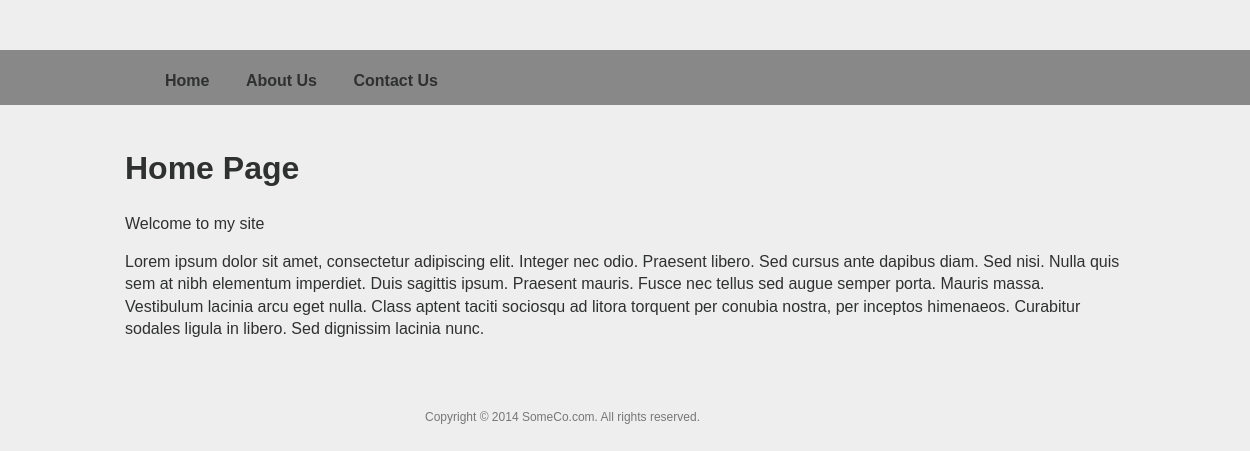
The page / on the database its author committed.
### tables this page shows
CREATE TABLE IF NOT EXISTS `pagedata` (
  `id` int(11) NOT NULL AUTO_INCREMENT,
  `title` varchar(140) NOT NULL,
  `page` varchar(50) NOT NULL,
  `text1` text NOT NULL,
  `text2` text NOT NULL,
  PRIMARY KEY (`id`)
);

### application/controllers/site.php (called while the page is built, shortened)
<?php if ( ! defined('BASEPATH')) exit('No direct script access allowed');
class Site extends CI_Controller {
	public function index()
	{
		$this->home();
	}
	public function home(){
		$this->load->model("model_get");
		$data['title'] = "Home Page";
		$data["results"] = $this->model_get->getData("home");
		$this->load->view("site_header", $data);
		$this->load->view("site_nav");
		$this->load->view("content_page", $data);
		$this->load->view("site_footer");
	}
}

### index.php (called while the page is built, shortened)
<?php
require_once BASEPATH.'core/CodeIgniter.php';

### application/models/model_get.php (called while the page is built, shortened)
<?php
	class Model_get extends CI_Model{
		function getData($page){
			$query = $this->db->get_where("pageData", array("page" => $page));
			return $query->result();
		}
	}
?>

### application/views/content_page.php (the view)
<div id="content">
		<?php
			foreach($results as $row){
				$title = $row->title;
				$text1 = $row->text1;
				$text2 = $row->text2;
			}
			echo heading($title, 1);
		?>
		<p><?php echo $text1; ?></p>
		<p><?php echo $text2; ?></p>
</div>

### application/views/site_header.php (shortened to what this page needs)
<?php echo doctype("html5") . "\n"; ?>
<html lang="en">
 <html class="no-js">
    <head>
        <link rel="stylesheet" href="<?php echo base_url(); ?>css/normalize.css">
        <link href="<?php echo base_url(); ?>css/main.css" type="text/css" rel="stylesheet">
    </head>
 <body>

### application/views/site_nav.php
<body>
<div id="container">
	<nav>
		<ul>
			<li><a href="<?php echo base_url(); ?>site/home">Home</a></li>
			<li><a href="<?php echo base_url(); ?>site/about">About Us</a></li>
			<li><a href="<?php echo base_url(); ?>site/contact">Contact Us</a></li>
		</ul>
	</nav>

### application/views/site_footer.php (shortened to what this page needs)
	<footer>
		<p>Copyright &copy; 2014 SomeCo.com. All rights reserved.</p>
	</footer>
</div>
    </body>
</html>

### css/main.css (style rules this page uses)
html, button, input, select, textarea { color: #222; }
html { font-size: 1em; line-height: 1.4; }
body, html { margin: 0; padding: 0; }
body { background-color: #eeeeee; }
h1, h2, h3, h4, p, a, li, ul, div { font-family: arial, sans-serif; color: #2f3030; text-decoration: none; }
nav { margin: 50px auto 0 auto; width: 100%; background-color: #888888; height: 15px; padding: 20px; }
nav ul { max-width: 1000px; height: 100%; list-style: none; margin: auto; }
nav ul li { display: inline; font-weight: bold; padding: 0 2em 0 0; }
#content { max-width: 1000px; min-height: 100%; margin: 0 auto; padding: 20px; }
footer { width: 400px; height: 15px; margin: 0 auto; padding: 20px; }
footer p { color: #777; font-size: .75em; }

### rows shown on the page
pagedata: title "Home Page", text1 "Welcome to my site", text2 "Lorem ipsum dolor sit amet, consectetur adipiscing elit. Integer nec odio. Praesent libero. Sed cursus ante dapibus diam. Sed nisi. Nulla quis sem at nibh elementum imperdiet. Duis sagittis ipsum. Praesent mauris. Fusce nec tellus sed augue semper porta. Mauris massa. Vestibulum lacinia arcu eget nulla. Class aptent taciti sociosqu ad litora torquent per conubia nostra, per inceptos himenaeos. Curabitur sodales ligula in libero. Sed dignissim lacinia nunc."
